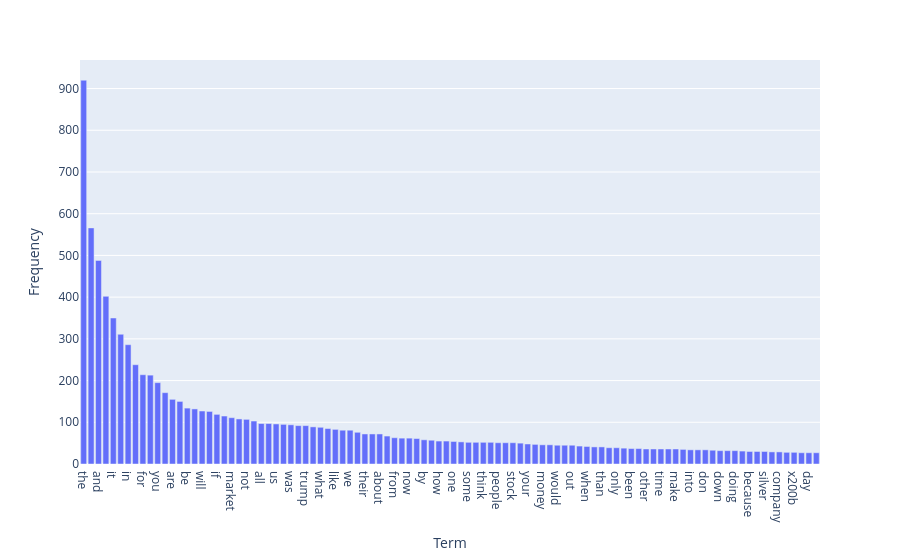

Source (notebook cell):
### Code cell
# Exercise 13 & 14 (Two exercises' code are the same):
# calculate term frequencies for all terms
all_terms = count_vect.get_feature_names_out()
df_freq = pd.DataFrame({
    'Term': all_terms,
    'Frequency': term_frequencies
})
# choose top 100 terms
df_sorted = df_freq.sort_values(by='Frequency', ascending=False).head(100)

fig = px.bar(
    data_frame=df_sorted,
    x='Term',
    y='Frequency',
    labels={'Term': 'Term', 'Frequency': 'Frequency'},
)

fig.show()

### Figure 1 — Plotly figure (JSON) as saved in the notebook; plotly's stock layout.template omitted (floating-point values rounded to 4 significant figures)
{"data": [{"hovertemplate": "Term=%{x}<br>Frequency=%{y}<extra></extra>", "legendgroup": "", "marker": {"color": "#636efa", "pattern": {"shape": ""}}, "name": "", "orientation": "v", "showlegend": false, "textposition": "auto", "type": "bar", "x": ["the", "to", "and", "is", "it", "of", "in", "that", "for", "this", "you", "on", "are", "they", "be", "he", "will", "with", "if", "as", "market", "but", "not", "so", "all", "have", "us", "just", "was", "at", "trump", "my", "what", "can", "like", "or", "we", "has", "their", "china", "about", "more", "from", "there", "now", "no", "by", "re", "how", "up", "one", "do", "some", "even", "think", "them", "people", "his", "stock", "going", "your", "an", "money", "good", "would", "any", "out", "see", "when", "who", "than", "tariffs", "only", "why", "been", "get", "other", "price", "time", "him", "make", "want", "into", "me", "don", "then", "down", "over", "doing", "could", "because", "futures", "silver", "right", "company", "still", "x200b", "go", "day", "should"], "xaxis": "x", "y": [920, 566, 488, 402, 350, 311, 286, 238, 214, 213, 195, 171, 155, 150, 134, 132, 127, 126, 119, 115, 111, 108, 107, 103, 97, 97, 96, 95, 94, 92, 92, 89, 88, 85, 83, 81, 81, 76, 72, 72, 72, 67, 63, 62, 62, 61, 58, 57, 55, 55, 54, 53, 52, 52, 52, 52, 51, 51, 51, 50, 48, 47, 46, 46, 45, 45, 45, 43, 42, 41, 41, 39, 39, 38, 37, 37, 36, 36, 36, 36, 36, 35, 34, 34, 34, 33, 32, 32, 32, 31, 30, 30, 30, 29, 29, 28, 28, 27, 27, 27], "yaxis": "y"}], "layout": {"barmode": "relative", "legend": {"tracegroupgap": 0}, "margin": {"t": 60}, "xaxis": {"anchor": "y", "domain": [0, 1], "title": {"text": "Term"}}, "yaxis": {"anchor": "x", "domain": [0, 1], "title": {"text": "Frequency"}}}}
